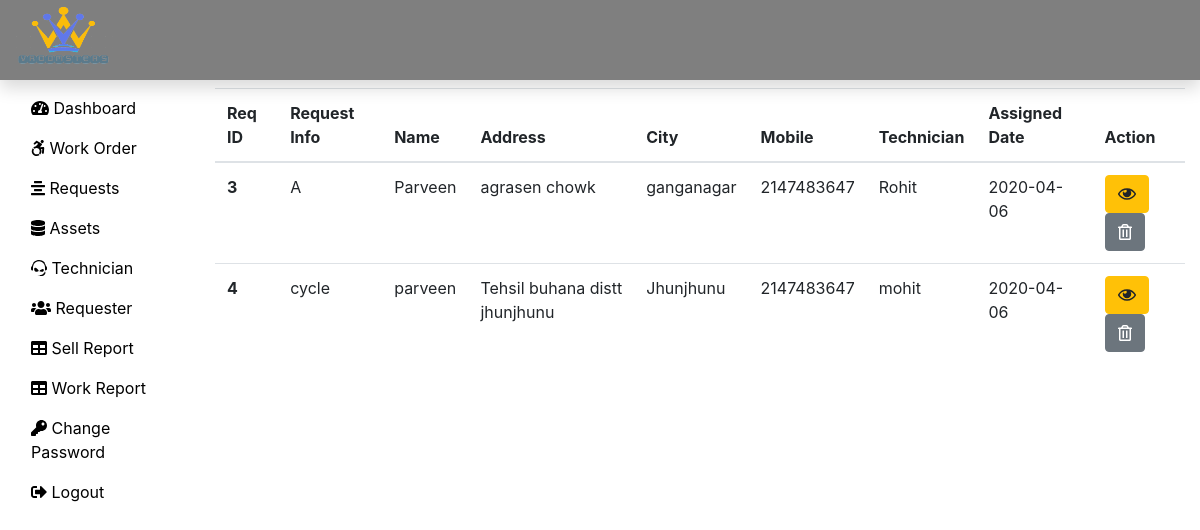
Page /vroomsters/Admin/work.php (signed in) on the committed database.
### tables this page shows
CREATE TABLE `assignwork_tb` (
  `rno` int(11) NOT NULL,
  `request_id` int(11) NOT NULL,
  `request_info` varchar(40) NOT NULL,
  `request_desc` varchar(40) NOT NULL,
  `requester_name` varchar(40) NOT NULL,
  `requester_add1` varchar(40) NOT NULL,
  `requester_add2` varchar(40) NOT NULL,
  `requester_city` varchar(40) NOT NULL,
  `requester_state` varchar(40) NOT NULL,
  `requester_zip` int(11) NOT NULL,
  `requester_email` varchar(60) NOT NULL,
  `requester_mobile` int(11) NOT NULL,
  `assign_tech` varchar(60) NOT NULL,
  `assign_date` date NOT NULL
);

### vroomsters/Admin/work.php (the view, shortened to what this page needs)
<?php
include('includes/header.php');
include('../dbConnection.php');
?>
<div class="col-sm-9 col-md-10 mt-5">
  <?php
 $sql = "SELECT * FROM assignwork_tb";
 $result = $conn->query($sql);
 if($result->num_rows > 0){
  echo '<table class="table">
  <thead>
    <tr>
      <th scope="col">Req ID</th>
      <th scope="col">Request Info</th>
      <th scope="col">Name</th>
      <th scope="col">Address</th>
      <th scope="col">City</th>
      <th scope="col">Mobile</th>
      <th scope="col">Technician</th>
      <th scope="col">Assigned Date</th>
      <th scope="col">Action</th>
    </tr>
  </thead>
  <tbody>';
  while($row = $result->fetch_assoc()){
    echo '<tr>
    <th scope="row">'.$row["request_id"].'</th>
    <td>'.$row["request_info"].'</td>
    <td>'.$row["requester_name"].'</td>
    <td>'.$row["requester_add2"].'</td>
    <td>'.$row["requester_city"].'</td>
    <td>'.$row["requester_mobile"].'</td>
    <td>'.$row["assign_tech"].'</td>
    <td>'.$row["assign_date"].'</td>
    <td><form action="viewassignwork.php" method="POST" class="d-inline"> <input type="hidden" name="id" value='. $row["request_id"] .'><button type="submit" class="btn btn-warning" name="view" value="View"><i class="far fa-eye"></i></button></form>
    <form action="" method="POST" class="d-inline"><input type="hidden" name="id" value='. $row["request_id"] .'><button type="submit" class="btn btn-secondary" name="delete" value="Delete"><i class="far fa-trash-alt"></i></button></form>
    </td>
    </tr>';
   }
   echo '</tbody> </table>';
  } else {
    echo "0 Result";
  }
  ?>
</div>
</div>
</div>
<?php
include('includes/footer.php');
?>

### vroomsters/Admin/includes/header.php (shortened to what this page needs)
<!DOCTYPE html>
<html lang="en">
<head>
 <link rel="stylesheet" href="../css/bootstrap.min.css">
 <link rel="stylesheet" href="../css/all.min.css">
 <link rel="stylesheet" href="../css/custom.css">
</head>
<body>
 <nav class="navbar navbar-dark fixed-top p-0 shadow"
 style="background-color:rgba(0,0,0,0.5);">
  <a class="navbar-brand col-sm-3 col-md-2 mr-0" href="dashboard.php">
    <img src="../images/logo.png" height=70 width=100></a>
 </nav>
 <div class="container-fluid mb-5" style="margin-top:40px;">
  <div class="row">
   <nav class="col-sm-3 col-md-2 sidebar py-5 d-print-none">
    <div class="sidebar-sticky">
     <ul class="nav flex-column">
      <li class="nav-item">
       <a class="nav-link <?php if(PAGE == 'dashboard') { echo 'active'; } ?> " href="dashboard.php">
        <i class="fas fa-tachometer-alt"></i>
        Dashboard
       </a>
      </li>
      <li class="nav-item">
       <a class="nav-link <?php if(PAGE == 'work') { echo 'active'; } ?>" href="work.php">
        <i class="fab fa-accessible-icon"></i>
        Work Order
       </a>
      </li>
      <li class="nav-item">
       <a class="nav-link <?php if(PAGE == 'request') { echo 'active'; } ?>" href="request.php">
        <i class="fas fa-align-center"></i>
        Requests
       </a>
      </li>
      <li class="nav-item">
       <a class="nav-link <?php if(PAGE == 'assets') { echo 'active'; } ?>" href="assets.php">
        <i class="fas fa-database"></i>
        Assets
       </a>
      </li>
      <li class="nav-item">
       <a class="nav-link <?php if(PAGE == 'technician') { echo 'active'; } ?>" href="technician.php">
        <i class="fab fa-teamspeak"></i>
        Technician
       </a>
      </li>
      <li class="nav-item">
       <a class="nav-link <?php if(PAGE == 'requesters') { echo 'active'; } ?>" href="requester.php">
        <i class="fas fa-users"></i>
        Requester
       </a>
      </li>
      <li class="nav-item">
       <a class="nav-link <?php if(PAGE == 'sellreport') { echo 'active'; } ?>" href="soldproductreport.php">
        <i class="fas fa-table"></i>
        Sell Report
       </a>
      </li>
      <li class="nav-item">
       <a class="nav-link <?php if(PAGE == 'workreport') { echo 'active'; } ?>" href="workreport.php">
        <i class="fas fa-table"></i>
        Work Report
       </a>
      </li>
      <li class="nav-item">
       <a class="nav-link <?php if(PAGE == 'changepass') { echo 'active'; } ?>" href="changepass.php">
        <i class="fas fa-key"></i>
        Change Password
       </a>
      </li>
      <li class="nav-item">
       <a class="nav-link" href="../loginlogout.php">
        <i class="fas fa-sign-out-alt"></i>
        Logout
       </a>
      </li>
     </ul>
    </div>
   </nav>

### vroomsters/Admin/includes/footer.php (shortened to what this page needs)
</body>
</html>

### vroomsters/css/custom.css (style rules this page uses)
.navbar { font-family: 'Gotu', sans-serif; font-size:1em; font-weight: bold; }
a { color:black; }

### rows in the picture
assignwork_tb: request "3", request_info "A", requester_name "Parveen", requester_add2 "agrasen chowk", requester_city "ganganagar", requester_mobile "2147483647", assign_tech "Rohit", assign_date "2020-04-06"
assignwork_tb: request "4", request_info "cycle", requester_name "parveen", requester_add2 "Tehsil buhana distt jhunjhunu", requester_city "Jhunjhunu", requester_mobile "2147483647", assign_tech "mohit", assign_date "2020-04-06"
